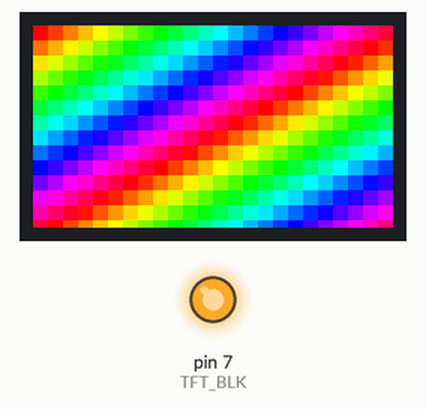
This sketch was run on a simulated Arduino Uno, built with avr-gcc and run on an emulated ATmega328P. On the bench: 240×135 colour display, output pins drawn as LEDs (lit = HIGH). What the sketch prints to the serial monitor is not drawn.

Above: at 0.5 s.
At 4.98 s:
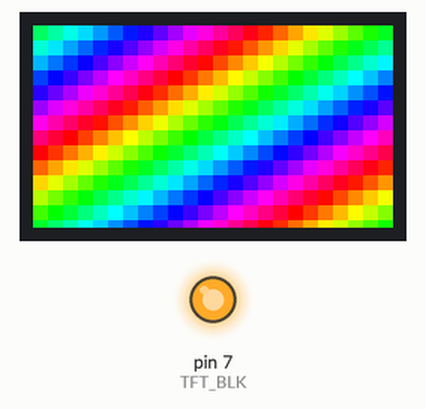
At 9.79 s:
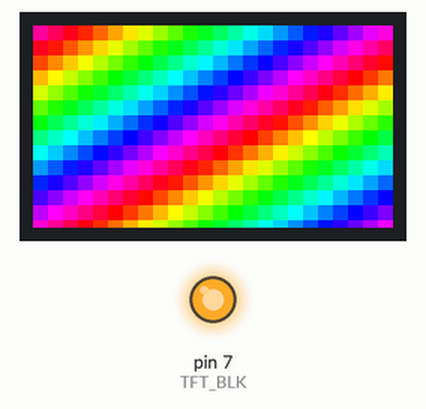
At 20.04 s:
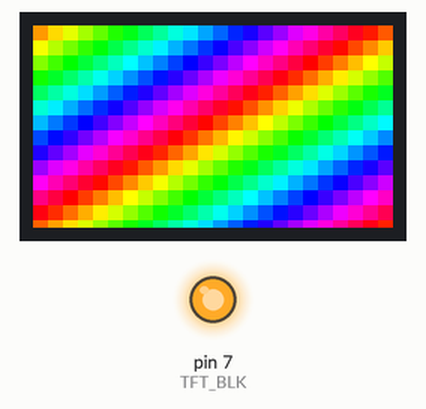
At 30.29 s:
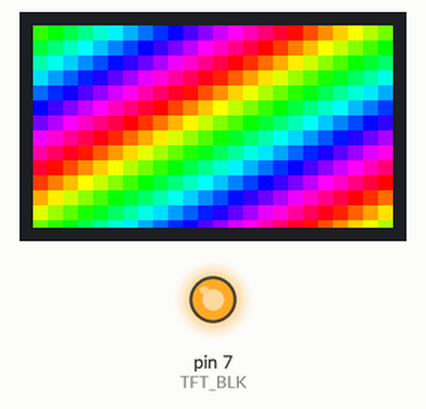
At 39.58 s:
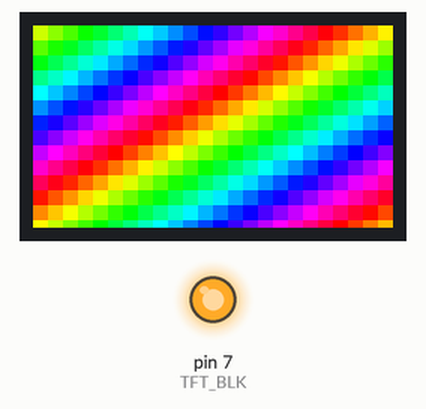

The sketch:

colorful-animation.ino
```cpp
#include <Adafruit_GFX.h>
#include <Adafruit_ST7789.h>
#include <SPI.h>

#define TFT_CS     10
#define TFT_RST    9
#define TFT_DC     8
#define TFT_BLK    7  // Backlight pin

Adafruit_ST7789 tft = Adafruit_ST7789(TFT_CS, TFT_DC, TFT_RST);

void setup() {
  Serial.begin(115200);
  Serial.println("ST7789 Fast Animation Test");

  pinMode(TFT_BLK, OUTPUT);
  analogWrite(TFT_BLK, 255);  // Full brightness

  tft.init(135, 240);
  tft.setRotation(3);  // Landscape
  tft.fillScreen(ST77XX_BLACK);
}

// Convert HSV to RGB565 for ST7789
uint16_t hsvToRGB(float h, float s, float v) {
  float r, g, b;

  int i = int(h * 6);
  float f = h * 6 - i;
  float p = v * (1 - s);
  float q = v * (1 - f * s);
  float t = v * (1 - (1 - f) * s);

  switch (i % 6) {
    case 0: r = v, g = t, b = p; break;
    case 1: r = q, g = v, b = p; break;
    case 2: r = p, g = v, b = t; break;
    case 3: r = p, g = q, b = v; break;
    case 4: r = t, g = p, b = v; break;
    case 5: r = v, g = p, b = q; break;
  }

  uint8_t R = r * 255;
  uint8_t G = g * 255;
  uint8_t B = b * 255;

  return tft.color565(R, G, B);
}

void loop() {
  static float hueOffset = 0.0;

  for (int x = 0; x < tft.width(); x += 10) {
    for (int y = 0; y < tft.height(); y += 10) {
      float hue = fmod((float)x / tft.width() + (float)y / tft.height() + hueOffset, 1.0);
      uint16_t color = hsvToRGB(hue, 1.0, 1.0);
      tft.fillRect(x, y, 10, 10, color);
    }
  }

  hueOffset += 0.05;  // Faster transition
  if (hueOffset > 1.0) hueOffset -= 1.0;

  // No delay = max framerate (about 20-30 FPS on most Arduinos)
}
```
